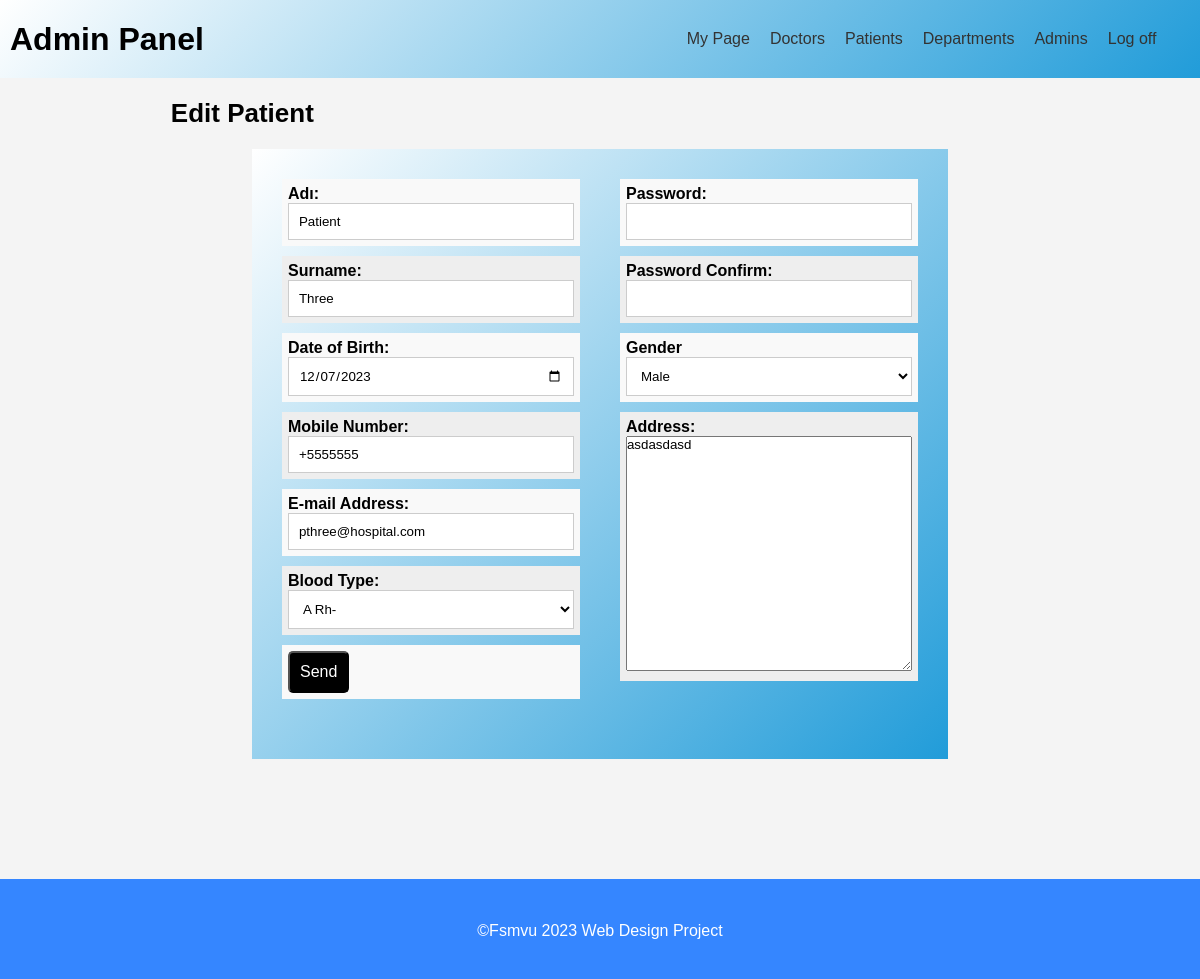
/Patients/Edit/2/ (signed in), run on an earlier commit of the app's database.
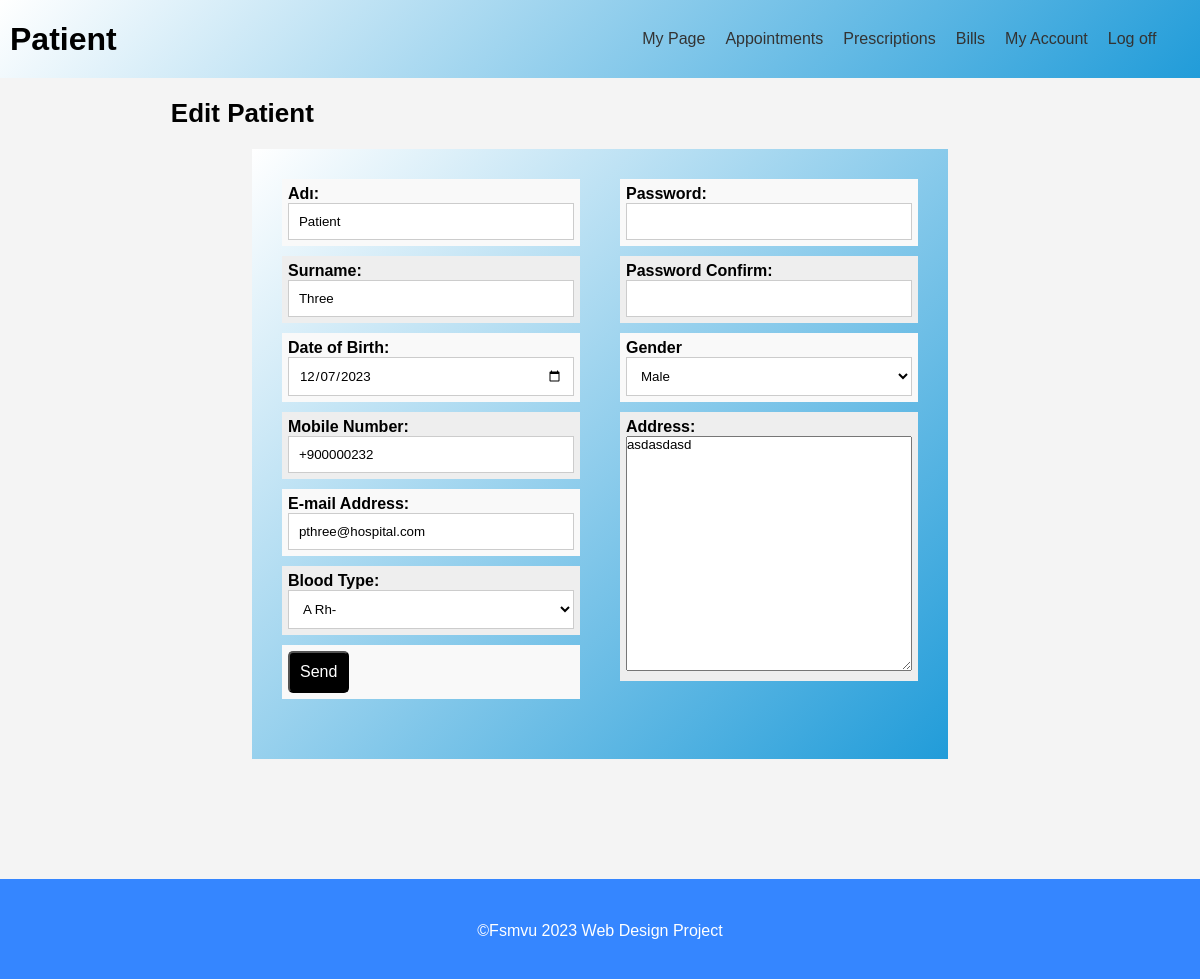
And on a later commit of the database.
### patient/models.py (models this page shows, shortened)
class Patient(models.Model):
    ID = models.BigAutoField(primary_key=True)
    User = models.ForeignKey(settings.AUTH_USER_MODEL,on_delete=models.CASCADE,blank=True, null=True)
    DateOfBirth = models.DateField(verbose_name="Date of Birth")
    Gender = models.CharField(max_length=1, choices=GENDER_CHOICES)
    Blood_Group = models.CharField(max_length = 20,  choices = BLOOD_GROUPS, default = '1',verbose_name="Blood Group")
    Address =models.TextField()
    Phone = models.CharField(max_length=11)
    class Meta:
        db_table = "patient"

### patient/views.py (the view, shortened to what this page needs)
# urls.py: path('Edit/<int:id>/',views.edit,name="Edit Appointment"),
@login_required
@user_passes_test(lambda u: is_member(u,["Admin","Patient"]))
def edit(request,id=-1):
    if id == -1:
        id =Patient.objects.filter(User_id = request.user.id).values()[0]["ID"]
    context ={}
    obj = get_object_or_404(Patient, ID = id)
    form = PatientForm(request.POST or None, instance = obj)
    result = [{}]
    context["form"] = form
    context["user"] = User.objects.get(id = obj.User_id)
    return render(request, "patient/edit.html", context)

### patient/forms.py
class PatientForm(forms.ModelForm):
    class Meta:
        model = Patient
        fields = [
            "DateOfBirth",
            "Gender",
            "Blood_Group",
            "Address",
            "Phone"
        ]

### patient/views.py (called while the page is built)
def is_member(user, listgroup):
    return user.groups.filter(name__in=listgroup).exists()

### patient/templates/patient/edit.html (shortened to what this page needs)
{% extends 'management_base.html' %}
{% load static %}
{% block content %}
  <form method="post">
    <section id="ozel-sayfa">
      <h2 style="margin-left: 13%;">Edit Patient</h2>
      <div class="container">
        <div class="kisisel-bilgiler">
          <ul>
            <li>
              <span>Adı:</span> <input required class="form-control text-box single-line" data-val="true" data-val-required="Name is required" id="Name" name="Name" type="text" value="{{ user.first_name }}" />
            </li>
            <li>
              <span>Surname:</span> <input required class="form-control text-box single-line" data-val="true" data-val-required="Surame is required" id="Surname" name="Surname" type="text" value="{{ user.last_name }}" />
            </li>
            <li>
              <span>Date of Birth:</span> <input required class="form-control text-box single-line" id="dob" max="2024-04-04" name="DateOfBirth" type="date" value="{{ form.DateOfBirth.value|date:'Y-m-d' }}" />
            </li>
            <li>
              <span>Mobile Number:</span> <input required class="form-control text-box single-line" data-val="true" data-val-required="Phone alanı gereklidir." id="Phone" name="Phone" type="text" value="{{ form.Phone.value }}" />
            </li>
            <li>
              <span>E-mail Address:</span> <input required class="form-control text-box single-line" data-val="true" data-val-regex="Email is not valid" id="Email" name="Email" type="email" value="{{ user.email }}" />
            </li>
            <li>
              <span>Blood Type:</span> {{ form.Blood_Group }}
            </li>
            <li>
              <button>Send</button>
            </li>
          </ul>
        </div>
        <div class="hesap-bilgileri">
          <ul>
            <li>
              <span>Password:</span> <input type="password" name="password" value="" required />
            </li>
            <li>
              <span>Password Confirm:</span> <input type="password" name="passwordconfirm" value="" required />
            </li>
            <li>
              <span>Gender</span>
              {{ form.Gender }}
            </li>
            <li>
              <span>Address:</span>
              <textarea required class="form-control" cols="20" data-val="true" data-val-required="Address alanı gereklidir." id="Address" name="Address" rows="2" style="width: 100%; height: 235px;">{{ form.Address.value }}</textarea>
            </li>
          </ul>
        </div>
      </div>
    </section>
  </form>
{% endblock %}

### templates/headers/patient.html
<header id="header">
  <h1>Patient</h1>
  <nav class="ana-menu">
    <a href="/Management">My Page</a>
    <a href="/Appointments">Appointments</a>
    <a href="/Prescriptions">Prescriptions</a>
    <a href="/Bills">Bills</a>
    <a href="/Patients/Edit">My Account</a>
    <a href="/Logout">Log off</a>
  </nav>
</header>

### templates/headers/admin.html
<header id="header">
  <h1>Admin Panel</h1>
  <nav class="ana-menu">
    <a href="/Management">My Page</a>
    <a href="/Doctors">Doctors</a>
    <a href="/Patients">Patients</a>
    <a href="/Departments">Departments</a>
    <a href="/Admins/">Admins</a>
    <a href="/Logout">Log off</a>
  </nav>
</header>

What changed in the data, as far as the page shows it:
changed Patient "A Rh-": Phone "+5555555" → "+900000232"
